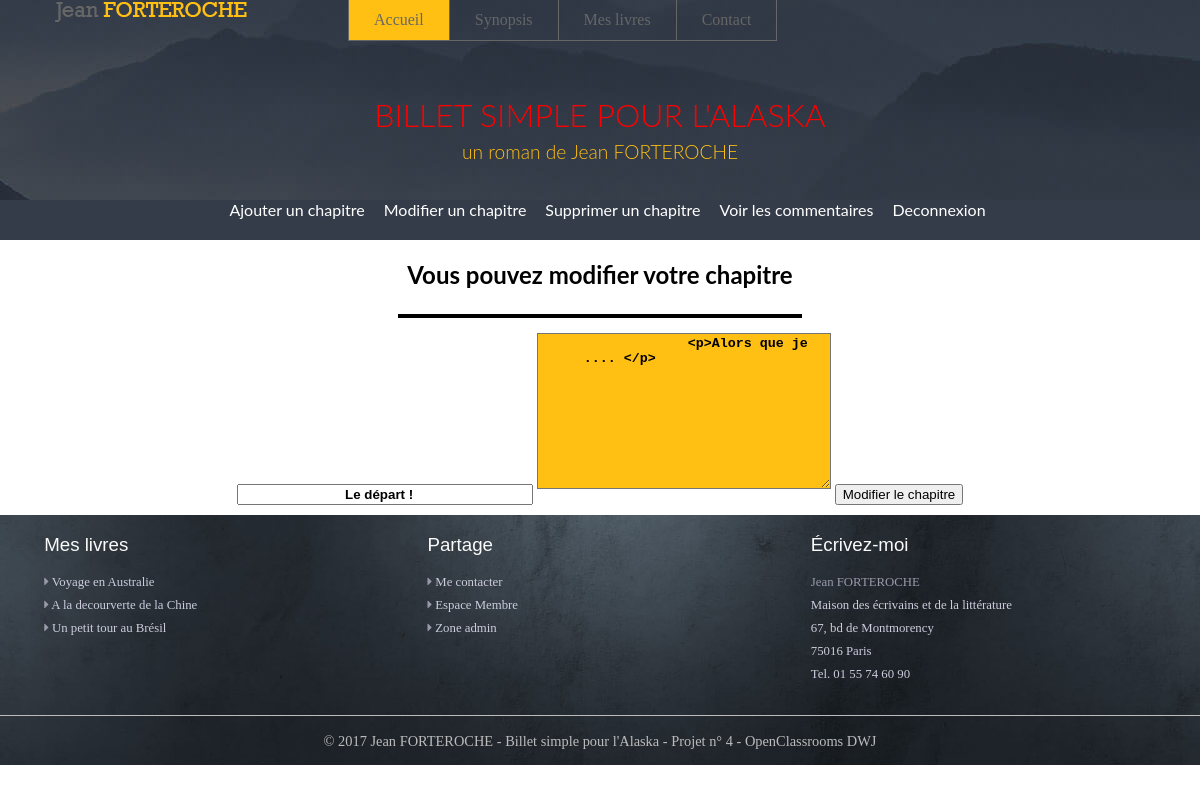
/index.php?action=chapitremodif&id=28 (signed in), run on the app's committed database.
### tables this page shows
CREATE TABLE IF NOT EXISTS `t_chapitre` (
  `CHA_ID` int(11) NOT NULL AUTO_INCREMENT,
  `CHA_DATE` datetime NOT NULL,
  `CHA_TITRE` varchar(100) NOT NULL,
  `CHA_CONTENU` varchar(400) NOT NULL,
  PRIMARY KEY (`CHA_ID`)
);

### Controleur/ControleurAdmin.php (called while the page is built, shortened)
<?php
require_once 'Modele/Modele.php';
require_once 'Modele/Chapitre.php';
class ControleurAdmin {
    public function __construct() {
        $this->chapitre = new chapitre();
    }
public function ModifierChapitre($idoneChapitre)  {
    $chapitre = $this->chapitre->getChapitre();
    $oneChapitre  = $this->chapitre->getOneChapitre($idoneChapitre);
    $vue = new Vue("SelectChap");
    $vue->generer(array('chapitre'=>$oneChapitre ));
}
}

### index.php (called while the page is built, shortened)
<?php
$routeur = new Routeur();
$routeur->routerRequete();

### Modele/Chapitre.php (called while the page is built)
<?php
require_once 'Modele/Modele.php';
class chapitre extends Modele {
  public function getChapitre() {
  $sql = 'select CHA_ID as id, CHA_DATE as date,'
  . ' CHA_TITRE as titre, CHA_CONTENU as contenu       from T_CHAPITRE'
  . ' order by CHA_ID     ';
    $chapitre = $this->executerRequete($sql);
    return $chapitre;
  }
  public function getOneChapitre($idoneChapitre) {
      $sql = 'select CHA_ID as id, CHA_DATE as date,'
      . ' CHA_TITRE as titre, CHA_CONTENU as contenu  from T_CHAPITRE'
      . ' where CHA_ID=?   ';
    $oneChapitre = $this->executerRequete($sql, array($idoneChapitre));
    if ($oneChapitre->rowCount() == 1)
      return $oneChapitre->fetch();
    else
      throw new Exception("Aucun Chapitre ne correspond à l'identifiant '$idoneChapitre'");
    }
}

### Modele/Modele.php (called while the page is built)
<?php
abstract class Modele {
    private $bdd;
    protected function executerRequete($sql, $params = null) {
        if ($params == null) {
            $resultat = $this->getBdd()->query($sql);
        }
        else {
            $resultat = $this->getBdd()->prepare($sql);
            $resultat->execute($params);
        }
        return $resultat;
    }
    private function getBdd() {
        if ($this->bdd == null) {
    $this->bdd = new PDO('mysql:host=localhost;dbname=chapitre;charset=utf8',
   'root', '',
    array(PDO::ATTR_ERRMODE => PDO::ERRMODE_EXCEPTION));
        }
        return $this->bdd;
    }
}

### Vue/VueSelectChap.php (the view, shortened to what this page needs)
<nav id="navAdmin">
              <a href="index.php?action=admin"  class="LienNav">Ajouter un chapitre</a>
              <a href="index.php?action=ModifChapitre"  class="LienNav">Modifier un chapitre</a>
              <a href="index.php?action=SuprChapitre"  class="LienNav">Supprimer un chapitre</a>
              <a href="index.php?action=VoirCom"  class="LienNav">Voir les commentaires</a>
              <a href="index.php?action=Deconnexion"  class="LienNav">Deconnexion</a>
      </nav>
<h2> Vous pouvez modifier votre chapitre </h2>
<hr>
<div id="ZoneAjouterChap">
        <form method="post" action="index.php?action=XXX">
                <input type="text" name="ModifTitreChap" id="ModifTitre" value=" <?=$chapitre['titre'] ?>   "  />
                <textarea name="ModifContenuChap" id="ModifChapitre" rows="10" cols="50">
                <?= $chapitre['contenu'] ?>
                </textarea>
                <input type="submit" value="Modifier le chapitre" class="bouton_modifier" />
    </form>
</div>

### Contenu/css/style.css (style rules this page uses)
body { background :white ; margin: 0 ; }
a { text-decoration:none; color : black }
h2 { text-align: center ; font-family:Baskerville, Lato, "Palatino Linotype", Palatino, "Century Schoolbook L", "Times New Roman", serif; }
nav { margin:0 auto; height:40px; }
#navAdmin { text-align: center ; vertical-align: center ; z-index: 0 ; background-color: #343c49; margin-top: -30px ; }
.LienNav { Color : white ; font-family:Baskerville, Lato, "Palatino Linotype", Palatino, "Century Schoolbook L", "Times New Roman", serif; padding-left: 15px ; }
hr { width: 400px ; height: 0px ; border : 2px black solid ; margin-top: 25px ; margin-bottom: 15px ; }
textarea { background-color: #ffc013; text-align: center ; width: 600px ; margin-top : 5px ; margin: auto ; }
#ZoneAjouterChap { text-align: center ; width: 80%; margin: auto ; }
#ModifTitre { margin-bottom: 10px ; width: 30% ; text-align: center ; font-weight: bold ; }
#ModifChapitre { margin-bottom: 10px ; width: 30% ; text-align: center ; font-weight: bold ; }
.bouton_modifier { margin-top: 15px ; }

### data on the page
t_chapitre: ModifTitreChap "Le départ !", ModifContenuChap "<p>Alors que je .... </p>"
